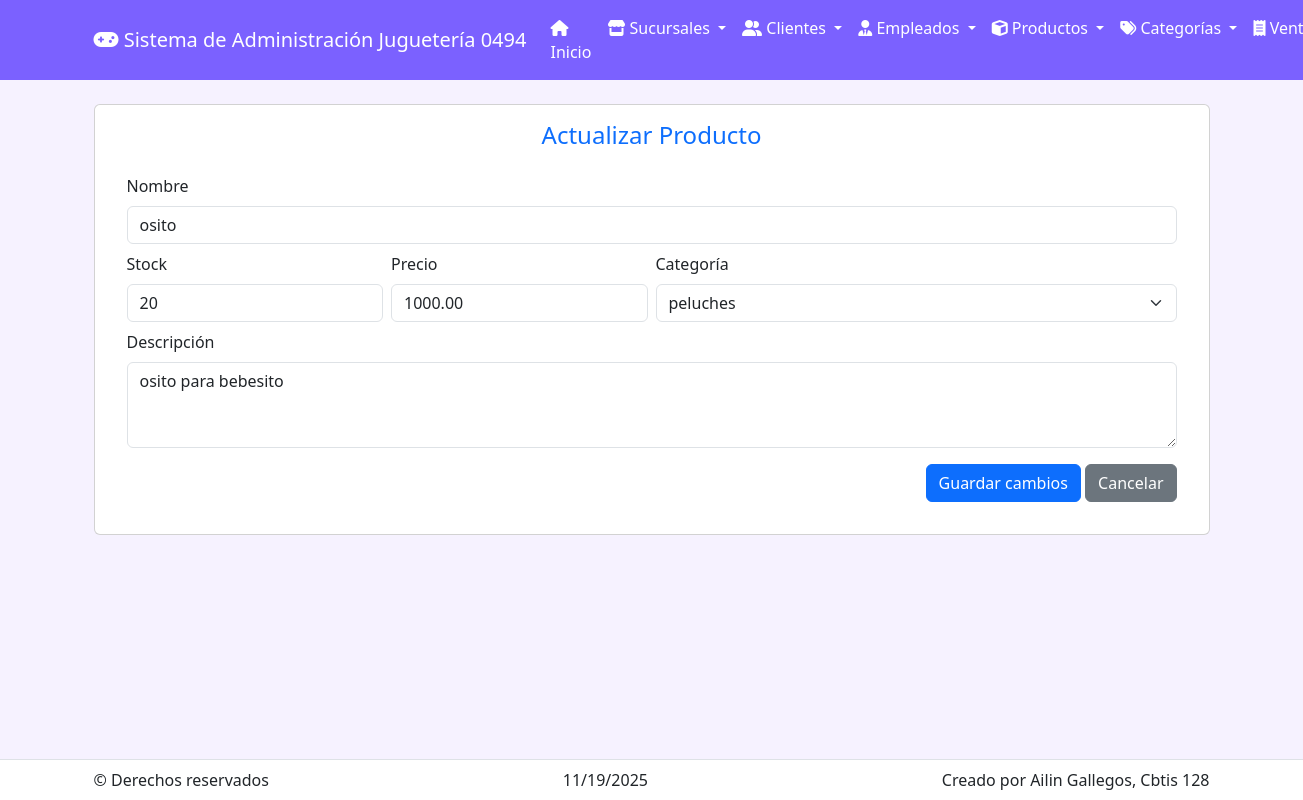
/productos/actualizar/1/, run on the app's committed database.
### app_Jugueteria/models.py (models this page shows, shortened)
class Producto(models.Model):
    nombre = models.CharField(max_length=150)
    stock = models.IntegerField(default=0)
    descripcion = models.TextField(blank=True, null=True)
    precio = models.DecimalField(max_digits=10, decimal_places=2, default=0)
    id_categoria = models.ForeignKey(Categoria, on_delete=models.SET_NULL, null=True, blank=True, related_name='productos')

class Categoria(models.Model):
    nombre = models.CharField(max_length=100)
    descripcion = models.TextField(blank=True, null=True)
    estado = models.BooleanField(default=True)          # True = activo
    material = models.CharField(max_length=100, blank=True, null=True)
    fecha_creacion = models.DateTimeField(auto_now_add=True)

### app_Jugueteria/views.py (the view)
# urls.py: path('productos/actualizar/<int:id>/', views.actualizar_producto, name='actualizar_producto'),
def actualizar_producto(request, id):
    producto = get_object_or_404(Producto, id=id)
    categorias = Categoria.objects.all().order_by('nombre')
    return render(request, 'producto/actualizar_producto.html', {'producto': producto, 'categorias': categorias})

### app_Jugueteria/templates/producto/actualizar_producto.html (shortened to what this page needs)
{% extends 'base.html' %}
{% block content %}
<div class="card p-3">
  <h4 class="text-primary text-center">Actualizar Producto</h4>
  <form method="POST" action="{% url 'realizar_actualizacion_producto' producto.id %}" class="card-body">
    <div class="mb-2">
      <label class="form-label">Nombre</label>
      <input name="nombre" class="form-control" value="{{ producto.nombre }}">
    </div>
    <div class="row g-2">
      <div class="col-md-3">
        <label class="form-label">Stock</label>
        <input name="stock" type="number" class="form-control" value="{{ producto.stock }}">
      </div>
      <div class="col-md-3">
        <label class="form-label">Precio</label>
        <input name="precio" type="number" step="0.01" class="form-control" value="{{ producto.precio }}">
      </div>
      <div class="col-md-6">
        <label class="form-label">Categoría</label>
        <select name="id_categoria" class="form-select">
          {% for c in categorias %}
          <option value="{{ c.id }}" {% if producto.id_categoria and producto.id_categoria.id == c.id %}selected{% endif %}>{{ c.nombre }}</option>
          {% endfor %}
        </select>
      </div>
    </div>
    <div class="mt-2">
      <label class="form-label">Descripción</label>
      <textarea name="descripcion" class="form-control" rows="3">{{ producto.descripcion }}</textarea>
    </div>
    <div class="mt-3 text-end">
      <button class="btn btn-primary">Guardar cambios</button>
      <a href="{% url 'ver_productos' %}" class="btn btn-secondary">Cancelar</a>
    </div>
  </form>
</div>
{% endblock %}

### app_Jugueteria/templates/base.html (style rules this page uses)
:root { --primario:#7b61ff;--secundario:#f6f2ff }
body { background:var(--secundario);padding-bottom:80px }

### data on the page
Producto: nombre "osito", stock "20", precio "1000.00", id_categoria "peluches", descripcion "osito para bebesito"
